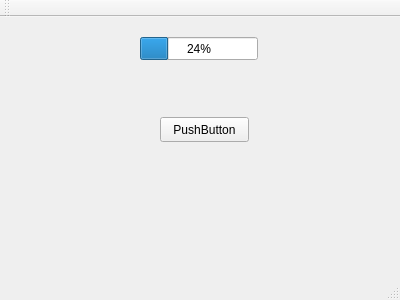
<?xml version="1.0" encoding="UTF-8"?>
<ui version="4.0">
 <class>MainWindow</class>
 <widget class="QMainWindow" name="MainWindow">
  <property name="geometry">
   <rect>
    <x>0</x>
    <y>0</y>
    <width>400</width>
    <height>300</height>
   </rect>
  </property>
  <property name="windowTitle">
   <string>MainWindow</string>
  </property>
  <widget class="QWidget" name="centralWidget">
   <widget class="QPushButton" name="pushButton">
    <property name="geometry">
     <rect>
      <x>160</x>
      <y>100</y>
      <width>89</width>
      <height>25</height>
     </rect>
    </property>
    <property name="text">
     <string>PushButton</string>
    </property>
   </widget>
   <widget class="QProgressBar" name="progressBar">
    <property name="geometry">
     <rect>
      <x>140</x>
      <y>20</y>
      <width>118</width>
      <height>23</height>
     </rect>
    </property>
    <property name="value">
     <number>24</number>
    </property>
   </widget>
  </widget>
  <widget class="QMenuBar" name="menuBar">
   <property name="geometry">
    <rect>
     <x>0</x>
     <y>0</y>
     <width>400</width>
     <height>22</height>
    </rect>
   </property>
  </widget>
  <widget class="QToolBar" name="mainToolBar">
   <attribute name="toolBarArea">
    <enum>TopToolBarArea</enum>
   </attribute>
   <attribute name="toolBarBreak">
    <bool>false</bool>
   </attribute>
  </widget>
  <widget class="QStatusBar" name="statusBar"/>
 </widget>
 <layoutdefault spacing="6" margin="11"/>
 <resources/>
 <connections/>
</ui>
